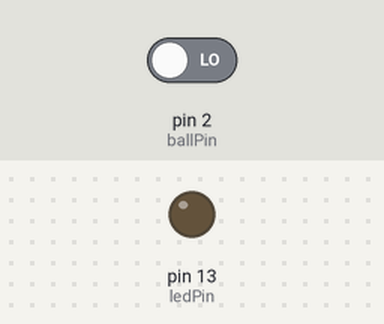
The sketch below on a simulated Arduino Uno, built with avr-gcc and run on an emulated ATmega328P. Shown: output pins drawn as LEDs (lit = HIGH). The inputs (shaded band) are chosen by the test bench; at power-on: pin 2 (ballPin) LOW.

Above: at 1.2 s.
1.3 s: pin 2 (ballPin) driven HIGH
At 1.8 s:
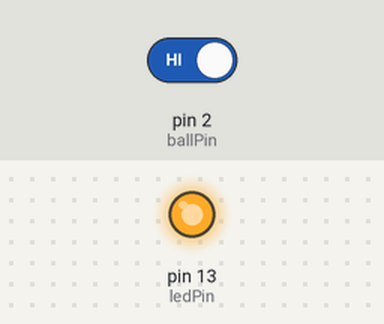
2.8 s: pin 2 (ballPin) driven LOW
At 4.1 s:
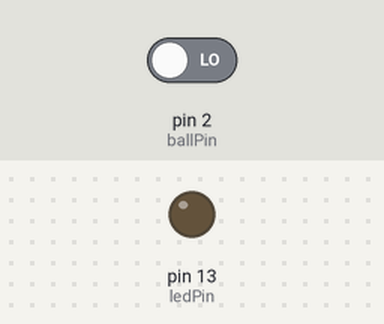
Timing chart, 0 to 5.8 s (numbered marks = the images above; inputs shaded):
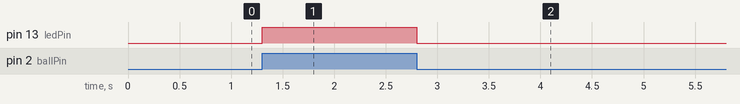

Measured:
- after the input at 1.3 s, pin 13 (ledPin): LOW → HIGH at once
- after the input at 2.8 s, pin 13 (ledPin): HIGH → LOW at once

The sketch:

7_Sensor__Ball_Switch__-__Sandra_Gonzalez_.ino
```cpp
int ballPin = 2;      // Pin number for Ball switch signal
int ledPin =  13;     // Pin number of LED
int ballState = 0;    // Variable for reading the tilt switch status

void setup() {
  pinMode(ledPin, OUTPUT);  // Set the LED pin as output
  pinMode(ballPin, INPUT);  // Set the tilt switch pin as input
}

void loop() {
  // Get the tilt switch state
  ballState = digitalRead(ballPin);

  // Check if tilt switch is tilted.
  if (ballState == HIGH) {
    digitalWrite(ledPin, HIGH);
  }
  else {
    digitalWrite(ledPin, LOW);
  }
}
```
